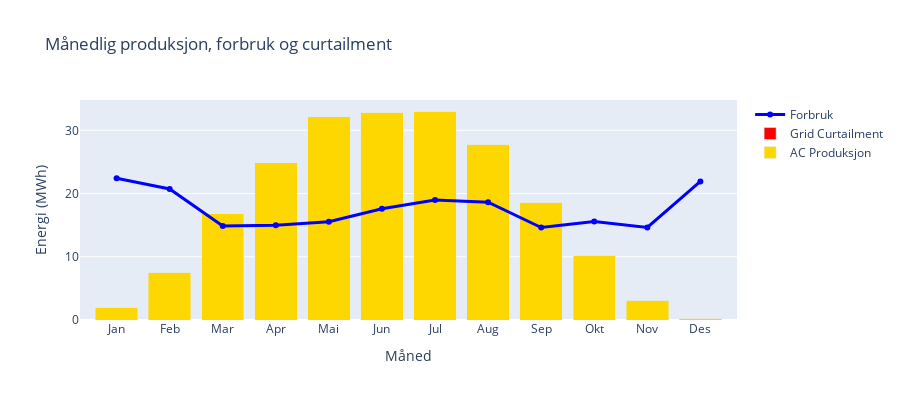
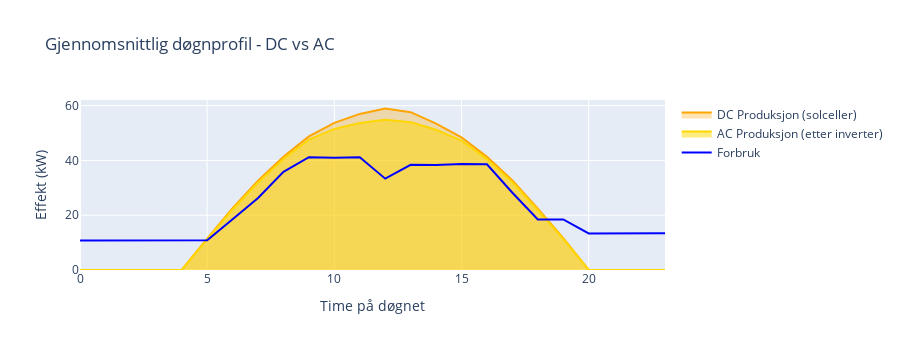
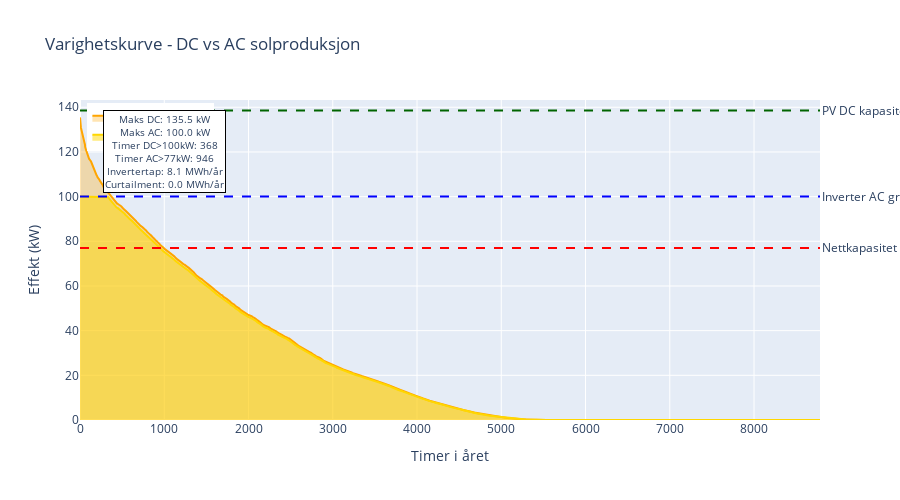

Notebook cell for these charts, in order:
### Markdown cell above
## 2. Produksjon og forbruk

### 2.1 Produksjonsprofil

### Code cell
# Månedlig produksjonsanalyse med dynamiske verdier
monthly_prod_dc = production_dc.resample('ME').sum() / 1000  # MWh
monthly_prod_ac = production_ac.resample('ME').sum() / 1000  # MWh
monthly_cons = consumption.resample('ME').sum() / 1000  # MWh
if 'curtailment' in base_results:
    monthly_curt = base_results['curtailment'].resample('ME').sum() / 1000
else:
    monthly_curt = pd.Series(0, index=monthly_prod_ac.index)

# Beregn årlige summer
total_prod_dc = monthly_prod_dc.sum()
total_prod_ac = monthly_prod_ac.sum()
total_cons = monthly_cons.sum()
total_curt = monthly_curt.sum()
inverter_loss = total_prod_dc - total_prod_ac

# Vis nøkkeltall
production_summary = pd.DataFrame([
    ['Total DC produksjon', f'{total_prod_dc:.1f} MWh', f'{total_prod_dc/pv_capacity*1000:.0f} kWh/kWp'],
    ['Total AC produksjon', f'{total_prod_ac:.1f} MWh', f'{(total_prod_ac/total_prod_dc)*100:.1f}% av DC'],
    ['Invertertap', f'{inverter_loss:.1f} MWh', f'{(inverter_loss/total_prod_dc)*100:.1f}% av DC'],
    ['Grid curtailment', f'{total_curt:.1f} MWh', f'{(total_curt/total_prod_ac)*100:.1f}% av AC'],
    ['Totalt forbruk', f'{total_cons:.1f} MWh', f'{(total_prod_ac/total_cons)*100:.0f}% selvforsyning']
], columns=['Parameter', 'Verdi', 'Kommentar'])

display(HTML('<h3>Årlig energibalanse</h3>'))
display(production_summary.style.hide(axis='index'))

# Månedlig graf
fig = go.Figure()
months = ['Jan', 'Feb', 'Mar', 'Apr', 'Mai', 'Jun', 'Jul', 'Aug', 'Sep', 'Okt', 'Nov', 'Des']

fig.add_trace(go.Bar(x=months, y=monthly_prod_ac.values, name='AC Produksjon', marker_color='gold'))
fig.add_trace(go.Bar(x=months, y=monthly_curt.values, name='Grid Curtailment', marker_color='red'))
fig.add_trace(go.Scatter(x=months, y=monthly_cons.values, name='Forbruk',
                         line=dict(color='blue', width=3), mode='lines+markers'))

fig.update_layout(
    title='Månedlig produksjon, forbruk og curtailment',
    xaxis_title='Måned',
    yaxis_title='Energi (MWh)',
    barmode='stack',
    height=400,
    hovermode='x unified'
)
fig.show()

# Døgnprofil
hourly_avg_prod_dc = production_dc.groupby(production_dc.index.hour).mean()
hourly_avg_prod_ac = production_ac.groupby(production_ac.index.hour).mean()
hourly_avg_cons = consumption.groupby(consumption.index.hour).mean()

fig2 = go.Figure()
fig2.add_trace(go.Scatter(x=list(range(24)), y=hourly_avg_prod_dc.values,
                          fill='tozeroy', name='DC Produksjon (solceller)',
                          line=dict(color='orange'),
                          fillcolor='rgba(255, 165, 0, 0.3)'))
fig2.add_trace(go.Scatter(x=list(range(24)), y=hourly_avg_prod_ac.values,
                          fill='tozeroy', name='AC Produksjon (etter inverter)',
                          line=dict(color='gold'),
                          fillcolor='rgba(255, 215, 0, 0.5)'))
fig2.add_trace(go.Scatter(x=list(range(24)), y=hourly_avg_cons.values,
                          name='Forbruk', line=dict(color='blue', width=2)))

fig2.update_layout(
    title='Gjennomsnittlig døgnprofil - DC vs AC',
    xaxis_title='Time på døgnet',
    yaxis_title='Effekt (kW)',
    height=350
)
fig2.show()

# Varighetskurve
prod_dc_sorted = np.sort(production_dc.values)[::-1]
prod_ac_sorted = np.sort(production_ac.values)[::-1]
hours = np.arange(len(prod_dc_sorted))

fig3 = go.Figure()

fig3.add_trace(go.Scatter(
    x=hours, y=prod_dc_sorted,
    fill='tozeroy', name='DC produksjon',
    line=dict(color='orange', width=2),
    fillcolor='rgba(255, 165, 0, 0.3)'
))

fig3.add_trace(go.Scatter(
    x=hours, y=prod_ac_sorted,
    fill='tozeroy', name='AC produksjon',
    line=dict(color='gold', width=2),
    fillcolor='rgba(255, 215, 0, 0.5)'
))

# Kapasitetslinjer
fig3.add_hline(y=pv_capacity, line_dash="dash", line_color="darkgreen",
               annotation_text=f"PV DC kapasitet ({pv_capacity:.1f} kWp)",
               annotation_position="right")
fig3.add_hline(y=inverter_capacity, line_dash="dash", line_color="blue",
               annotation_text=f"Inverter AC grense ({inverter_capacity:.0f} kW)",
               annotation_position="right")
fig3.add_hline(y=grid_limit, line_dash="dash", line_color="red",
               annotation_text=f"Nettkapasitet ({grid_limit:.0f} kW)",
               annotation_position="right")

# Statistikkboks med dynamiske verdier
stats_text = (f"Maks DC: {production_dc.max():.1f} kW<br>" +
              f"Maks AC: {production_ac.max():.1f} kW<br>" +
              f"Timer DC>{inverter_capacity:.0f}kW: {(production_dc > inverter_capacity).sum()}<br>" +
              f"Timer AC>{grid_limit:.0f}kW: {(production_ac > grid_limit).sum()}<br>" +
              f"Invertertap: {inverter_loss:.1f} MWh/år<br>" +
              f"Curtailment: {total_curt:.1f} MWh/år")

fig3.add_annotation(
    x=1000, y=120,
    text=stats_text,
    showarrow=False,
    bgcolor="white",
    bordercolor="black",
    borderwidth=1,
    font=dict(size=10)
)

fig3.update_layout(
    title='Varighetskurve - DC vs AC solproduksjon',
    xaxis_title='Timer i året',
    yaxis_title='Effekt (kW)',
    height=500,
    hovermode='x unified',
    legend=dict(yanchor="top", y=0.99, xanchor="left", x=0.01)
)
fig3.show()

### Figure 1 — Plotly figure (JSON) as saved in the notebook; plotly's stock layout.template omitted (floating-point values rounded to 4 significant figures)
{"data": [{"marker": {"color": "gold"}, "name": "AC Produksjon", "type": "bar", "x": ["Jan", "Feb", "Mar", "Apr", "Mai", "Jun", "Jul", "Aug", "Sep", "Okt", "Nov", "Des"], "y": [2.047, 7.553, 16.81, 24.86, 32.14, 32.83, 33.06, 27.78, 18.62, 10.25, 3.103, 0.2472]}, {"marker": {"color": "red"}, "name": "Grid Curtailment", "type": "bar", "x": ["Jan", "Feb", "Mar", "Apr", "Mai", "Jun", "Jul", "Aug", "Sep", "Okt", "Nov", "Des"], "y": [0, 0, 0, 0, 0, 0, 0, 0, 0, 0, 0, 0]}, {"line": {"color": "blue", "width": 3}, "mode": "lines+markers", "name": "Forbruk", "type": "scatter", "x": ["Jan", "Feb", "Mar", "Apr", "Mai", "Jun", "Jul", "Aug", "Sep", "Okt", "Nov", "Des"], "y": [22.41, 20.73, 14.88, 14.98, 15.54, 17.59, 18.98, 18.64, 14.63, 15.57, 14.63, 21.91]}], "layout": {"barmode": "stack", "height": 400, "hovermode": "x unified", "title": {"text": "Månedlig produksjon, forbruk og curtailment"}, "xaxis": {"title": {"text": "Måned"}}, "yaxis": {"title": {"text": "Energi (MWh)"}}}}

### Figure 2 — Plotly figure (JSON) as saved in the notebook; plotly's stock layout.template omitted (floating-point values rounded to 4 significant figures)
{"data": [{"fill": "tozeroy", "fillcolor": "rgba(255, 165, 0, 0.3)", "line": {"color": "orange"}, "name": "DC Produksjon (solceller)", "type": "scatter", "x": [0, 1, 2, 3, 4, 5, 6, 7, 8, 9, 10, 11, 12, 13, 14, 15, 16, 17, 18, 19, 20, 21, 22, 23], "y": [0.0, 0.0, 0.0, 0.0, 0.0, 11.48, 22.57, 32.63, 41.36, 48.82, 53.76, 57.0, 58.99, 57.65, 53.46, 48.41, 41.33, 32.69, 22.37, 11.6, 7.114e-15, 0.0, 0.0, 0.0]}, {"fill": "tozeroy", "fillcolor": "rgba(255, 215, 0, 0.5)", "line": {"color": "gold"}, "name": "AC Produksjon (etter inverter)", "type": "scatter", "x": [0, 1, 2, 3, 4, 5, 6, 7, 8, 9, 10, 11, 12, 13, 14, 15, 16, 17, 18, 19, 20, 21, 22, 23], "y": [0.0, 0.0, 0.0, 0.0, 0.0, 11.25, 22.12, 31.98, 40.54, 47.62, 51.56, 53.66, 54.87, 53.96, 51.21, 47.27, 40.51, 32.04, 21.92, 11.37, 6.971e-15, 0.0, 0.0, 0.0]}, {"line": {"color": "blue", "width": 2}, "name": "Forbruk", "type": "scatter", "x": [0, 1, 2, 3, 4, 5, 6, 7, 8, 9, 10, 11, 12, 13, 14, 15, 16, 17, 18, 19, 20, 21, 22, 23], "y": [10.77, 10.82, 10.78, 10.72, 10.8, 10.87, 18.52, 26.32, 35.85, 41.2, 41.04, 41.16, 33.36, 38.43, 38.37, 38.73, 38.6, 28.22, 18.44, 18.47, 13.36, 13.41, 13.4, 13.43]}], "layout": {"height": 350, "title": {"text": "Gjennomsnittlig døgnprofil - DC vs AC"}, "xaxis": {"title": {"text": "Time på døgnet"}}, "yaxis": {"title": {"text": "Effekt (kW)"}}}}

### Figure 3 — Plotly figure (JSON) as saved in the notebook; plotly's stock layout.template omitted (floating-point values rounded to 4 significant figures; data arrays with more than 128 entries replaced by an {"elided": "..."} marker saying what was removed)
{"data": [{"fill": "tozeroy", "fillcolor": "rgba(255, 165, 0, 0.3)", "line": {"color": "orange", "width": 2}, "name": "DC produksjon", "type": "scatter", "x": {"elided": "8784 int values"}, "y": {"elided": "8784 float values"}}, {"fill": "tozeroy", "fillcolor": "rgba(255, 215, 0, 0.5)", "line": {"color": "gold", "width": 2}, "name": "AC produksjon", "type": "scatter", "x": {"elided": "8784 int values"}, "y": {"elided": "8784 float values"}}], "layout": {"annotations": [{"showarrow": false, "text": "PV DC kapasitet (138.6 kWp)", "x": 1, "xanchor": "left", "xref": "x domain", "y": 138.6, "yanchor": "middle", "yref": "y"}, {"showarrow": false, "text": "Inverter AC grense (100 kW)", "x": 1, "xanchor": "left", "xref": "x domain", "y": 100, "yanchor": "middle", "yref": "y"}, {"showarrow": false, "text": "Nettkapasitet (77 kW)", "x": 1, "xanchor": "left", "xref": "x domain", "y": 77, "yanchor": "middle", "yref": "y"}, {"bgcolor": "white", "bordercolor": "black", "borderwidth": 1, "font": {"size": 10}, "showarrow": false, "text": "Maks DC: 135.5 kW<br>Maks AC: 100.0 kW<br>Timer DC>100kW: 368<br>Timer AC>77kW: 946<br>Invertertap: 8.1 MWh/år<br>Curtailment: 0.0 MWh/år", "x": 1000, "y": 120}], "height": 500, "hovermode": "x unified", "legend": {"x": 0.01, "xanchor": "left", "y": 0.99, "yanchor": "top"}, "shapes": [{"line": {"color": "darkgreen", "dash": "dash"}, "type": "line", "x0": 0, "x1": 1, "xref": "x domain", "y0": 138.6, "y1": 138.6, "yref": "y"}, {"line": {"color": "blue", "dash": "dash"}, "type": "line", "x0": 0, "x1": 1, "xref": "x domain", "y0": 100, "y1": 100, "yref": "y"}, {"line": {"color": "red", "dash": "dash"}, "type": "line", "x0": 0, "x1": 1, "xref": "x domain", "y0": 77, "y1": 77, "yref": "y"}], "title": {"text": "Varighetskurve - DC vs AC solproduksjon"}, "xaxis": {"title": {"text": "Timer i året"}}, "yaxis": {"title": {"text": "Effekt (kW)"}}}}
